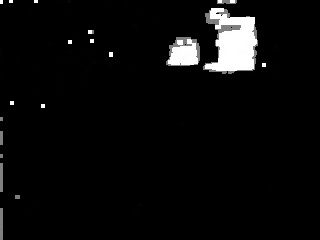
#> input picture Data/EnD/in000198.jpg, 320 x 240 px, given as the content of the folder Data/Input, which was not available
$ jupyter execute --allow-errors motionDetect.ipynb   (shell and % lines are left out)   (older library calls are emulated)   (text cells are left out)
#> lines starting #> are read from the running program, lines starting #| are printed output that depends on the picture; after the words box and inside, x2 and y2 are one past the last pixel; in counts of white or black regions, pixels touching at a corner belong together; pictures that were not available may be replaced by others from this repository, and a replacement may not be noted
[cell 1]
import cv2 as cv
from IPython.display import Image,display
import os
import matplotlib.pyplot as plt
import numpy as np
import skimage.restoration as sk

[cell 2]
rates = ["0", "0.01", "0.001","Default"]
images = os.listdir("Data/Input")
images.sort()

[cell 3]
def read(folder,suffix,filename):
#     print(os.path.join("Data/"+folder+'/'+suffix, filename))
#> called with folder = 'Input', suffix = '', filename = 'in000198.jpg'
    return cv.imread(os.path.join("Data/"+folder+'/'+suffix, filename))
#> returned value is the input picture: shape (240, 320, 3); min 0, max 255, mean 10.9

def write(folder,suffix,filename,image):
    return cv.imwrite(os.path.join("Data/"+folder+'/'+suffix, filename), image)

[cell 4]
bgModel = cv.createBackgroundSubtractorMOG2()
for rate in rates:
    if rate is "Default":
        alpha = -1
    else:
        alpha = float(rate)
    for image in images:
        img = read("Input",'',image)
        fgMask = bgModel.apply(img, learningRate = alpha)
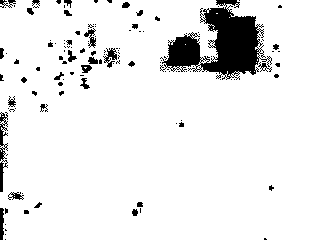
#> fgMask: shape (240, 320); values 127 (black) and 255 (white), 91.9% white; 130 black regions (98 under 20 px), largest, box (x1, y1, x2, y2) and area: (160, 0, 272, 80) 4103, (0, 112, 8, 192) 305, (103, 48, 117, 68) 130
        write("OutputMOG2",rate,image,fgMask)
#> pass 2 of the loop `for rate in rates:`:
#> `alpha = float(rate)`: alpha = 0.01

[cell 5]
bgModel = cv.bgsegm.createBackgroundSubtractorMOG()
for rate in rates:
    if rate is "Default":
        alpha = -1
    else:
        alpha = float(rate)
    for image in images:
        img = read("Input",'',image)
        fgMask = bgModel.apply(img, learningRate = alpha)
        write("OutputMOG",rate,image,fgMask)
#> pass 2 of the loop `for rate in rates:`:

[cell 6]
bgModel = cv.bgsegm.createBackgroundSubtractorGMG()
for rate in rates:
    if rate is "Default":
        alpha = -1
    else:
        alpha = float(rate)
    for image in images:
        img = read("Input",'',image)
        fgMask = bgModel.apply(img, learningRate = alpha)
        write("OutputGMG",rate,image,fgMask)
#> pass 2 of the loop `for rate in rates:`:

[cell 7]
# failed attempt
models = ['MOG2']
#> models = ['MOG2']
rates = ['0.01']
modelList = []
for model in models:
    rateList = []
    for rate in rates:
        if rate is "Default":
            alpha = -1
        else:
            alpha = float(rate)
        imageList = []
        for image in images:
            img = read("Output"+model, rate, image)
#> in read (call 13), `return cv.imread(os.path.join("Data/"+folder+'/'+suffix, filename))`: returned value: shape (240, 320, 3); every value is 0
            sigma=sk.estimate_sigma(img, multichannel=True)
#> sigma = [nan, nan, nan]
            imageList.append(sigma)
        rateList.append(imageList)
    modelList.append(rateList)

#> (a cell that did not finish here is left out)

#> (a cell that did not finish here is left out)

#> (a cell that did not finish here is left out)

#> (a cell that did not finish here is left out)

[cell 12]
images = os.listdir("Data/Illumination")
images.sort()
bgModel = cv.createBackgroundSubtractorMOG2()
for rate in rates:
    if rate is "Default":
        alpha = -1
    else:
        alpha = float(rate)
    for image in images:
        img = read("Illumination",'',image)
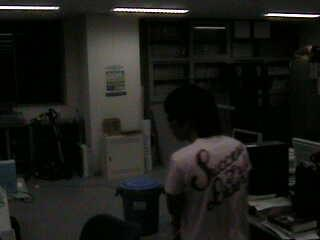
#> input picture Data/Illumination/in000027.jpg, 320 x 240 px
#> in read, returned value is the input picture: shape (240, 320, 3); mean B, G, R 23.8, 27.5, 26.8
        fgMask = bgModel.apply(img, learningRate = alpha)
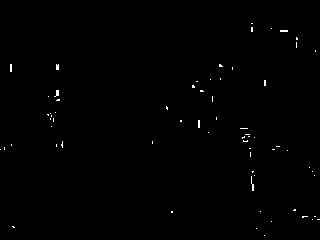
#> fgMask: shape (240, 320); values 127 (black) and 255 (white), 0.42% white in thin lines or dots, all inside (x1, y1, x2, y2) = (0, 23, 320, 236)
        write("OutIllMOG2",rate,image,fgMask)

#> (a cell that did not finish here is left out)

[cell 14]
images = os.listdir("Data/Illumination")
#> images = ['in000027.jpg', 'in000450.jpg']
images.sort()
bgModel = cv.bgsegm.createBackgroundSubtractorMOG()
for rate in rates:
    if rate is "Default":
        alpha = -1
    else:
        alpha = float(rate)
    for image in images:
        img = read("Illumination",'',image)
        fgMask = bgModel.apply(img, learningRate = alpha)
        write("OutIllMOG",rate,image,fgMask)

#> (a cell that did not finish here is left out)

[cell 16]
images = os.listdir("Data/Illumination")
images.sort()
bgModel = cv.bgsegm.createBackgroundSubtractorGMG()
for rate in rates:
    if rate is "Default":
        alpha = -1
    else:
        alpha = float(rate)
    for image in images:
        img = read("Illumination",'',image)
        fgMask = bgModel.apply(img, learningRate = alpha)
        write("OutIllGMG",rate,image,fgMask)

#> (a cell that did not finish here is left out)

[cell 18]
img = read('OutputMOG2', 'Default', 'in000797.jpg')
kernel = np.ones((2,2), np.uint8)
img0 = cv.erode(img, kernel, iterations=1)
img1 = cv.erode(img, kernel, iterations=2)
img2 = cv.erode(img, kernel, iterations=4)
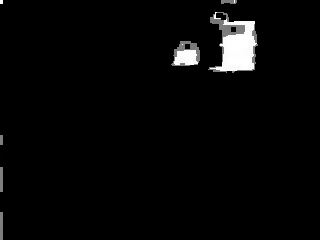
#> img2: shape (240, 320, 3); min 0, max 255, mean 7.1
img3 = cv.erode(img, kernel, iterations=8)
imgs = [img0, img1, img2, img3]
#> (the rest of this cell did not finish here and is left out)

[cell 19]
img = read('OutputMOG2', 'Default', 'in000797.jpg')
plt.imshow(img)
#> (this line was passed over: IPython is not available in this run)

[cell 20]
kernel = np.ones((4,4), np.uint8)
for i in range(len(imgs)):
    imgs[i] = cv.dilate(imgs[0],kernel,iterations = 2**(i))
#> this loop made 4 passes
#> after the loop, imgs = 4 items
#> (the rest of this cell did not finish here and is left out)

[cell 21]
kernel = np.ones((3,3), np.uint8)
for i in range(len(imgs)):
    imgs[i] = cv.dilate(imgs[0],kernel,iterations = 2**(i))
#> (the rest of this cell did not finish here and is left out)

[cell 22]
kernel = np.ones((5,5), np.uint8)
for i in range(len(imgs)):
    imgs[i] = cv.dilate(imgs[0],kernel,iterations = 2**(i))
#> (the rest of this cell did not finish here and is left out)

[cell 23]
kernel = np.ones((2,2), np.uint8)
for i in range(len(imgs)):
    imgs[i] = cv.dilate(imgs[0],kernel,iterations = 2**(i))
#> (the rest of this cell did not finish here and is left out)

[cell 24]
for image in images:
    img = read("OutputMOG2", "Default", image)
    eroKernel = np.ones((2,2), np.uint8)
    img = cv.erode(img, eroKernel, 1)
    dilKernel = np.ones((4,4), np.uint8)
    img = cv.dilate(img, dilKernel, 1)
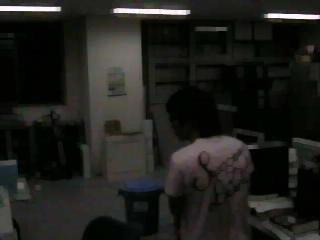
#> img: shape (240, 320, 3); mean B, G, R 28.3, 32, 31.5
#     kernel = np.ones((2,2), np.uint8)
#     img = cv.morphologyEx(img, cv.MORPH_OPEN, kernel)
    write("EnD", '', image, img)
#> pass 2 of the loop `for image in images:`:
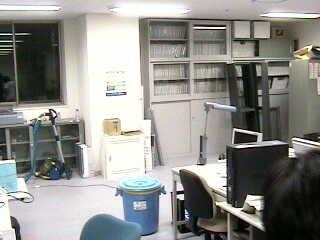
#> input picture Data/Illumination/in000450.jpg, 320 x 240 px, found by its file name
#> in read, returned value is the input picture: shape (240, 320, 3); mean B, G, R 138.8, 142.5, 142.6
#> `img = cv.erode(img, eroKernel, 1)`:
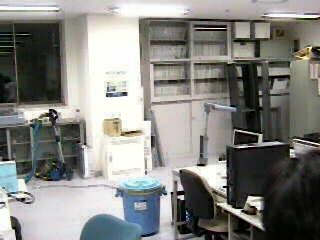
#> img: shape (240, 320, 3); mean B, G, R 128.6, 132.4, 132.5
#> `img = cv.dilate(img, dilKernel, 1)`:
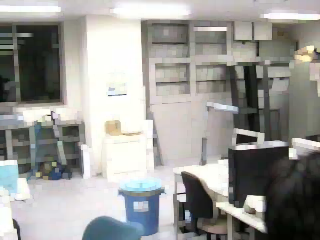
#> img: shape (240, 320, 3); mean B, G, R 150.5, 154, 154.2

[cell 25]
img = read('OutputMOG2', 'Default', 'in000797.jpg')
unique, counts = np.unique(img, return_counts=True)
#> unique = 35 values from 0 to 255; counts = 35 values, max 211713 at index 0, min 3 at index 9, mean 6582.9
values = dict(zip(unique, counts))
#> values = 35 items
